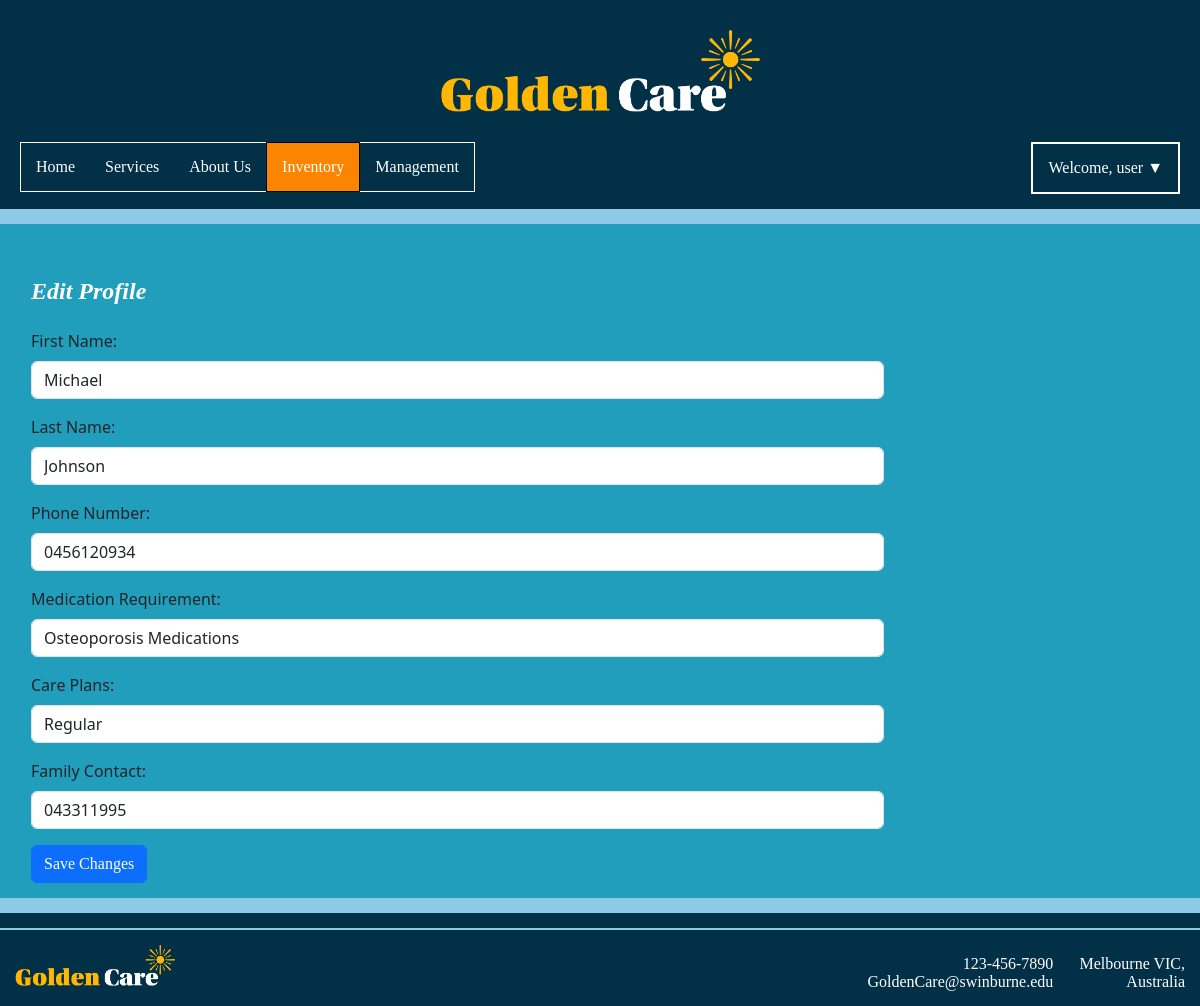
/editprofile.php (signed in), run on the app's committed database.
### tables this page shows
CREATE TABLE `patients` (
  `PatientID` int(11) NOT NULL,
  `FirstName` varchar(255) DEFAULT NULL,
  `LastName` varchar(255) DEFAULT NULL,
  `PhoneNumber` varchar(20) DEFAULT NULL,
  `CarePlans` enum('Basic','Regular','Premium','') DEFAULT NULL,
  `MedicationRequirements` varchar(255) DEFAULT NULL,
  `FamilyContacts` varchar(255) DEFAULT NULL,
  `username` varchar(255) DEFAULT NULL
);

### editprofile.php (the view, shortened to what this page needs)
<?php
require_once("settings.php");
$firstName = $lastName = $phoneNumber = $medicationRequirement = $carePlans = $familyContact = "";
if ($_SERVER["REQUEST_METHOD"] != "POST") {
    $username = $_SESSION['username'];
    $sql = "SELECT * FROM patients WHERE Username = ?";
    $stmt = $conn->prepare($sql);
    $stmt->bind_param("s", $username);
    $stmt->execute();
    $result = $stmt->get_result();
    if ($result->num_rows > 0) {
        $row = $result->fetch_assoc();
        $firstName = $row['FirstName'];
        $lastName = $row['LastName'];
        $phoneNumber = $row['PhoneNumber'];
        $medicationRequirement = $row['MedicationRequirements'];
        $carePlans = $row['CarePlans'];
        $familyContact = $row['FamilyContacts'];
    }
}
?>
<!DOCTYPE html>
<html lang="en">
<head>
    <link href="https://cdn.jsdelivr.net/npm/bootstrap@5.3.3/dist/css/bootstrap.min.css" rel="stylesheet"
>
	<link type="text/css" rel="stylesheet" href="./style/style.css">
		<link type="text/css" rel="stylesheet" href="./style/second.css">
</head>
<body>
	<div class="page-container management">
		<header>
			<div class="header-content-wrapper">
				<div class="website-title-wrapper">
					<a class="website-title logo" href="./home.html"><img src="./images/Golden_Care_logo_white.png"
							alt="Golden Care"></a>
				</div>
				<div class="navigation-wrapper">
					<nav>
						<div>
							<a href="./index.php" title="Home">
								<button href="./index.php">Home</button>
							</a>
						</div>
						<div>
							<a href="services.php"><button href="./services.php">Services</button></a>
						</div>
						<div class="dropdown">
							<a title="About Us">
								<button>About Us</button>
							</a>
						</div>
						<div class="current-page">
                             <a href="inventory.php"><button href="./inventory.php">Inventory</button></a>
						</div>
						<div>
							<a href="management.php"><button href="./management.php">Management</button></a>
						</div>
						<div id="signin">
							<?php if (!empty($_SESSION['username'])): ?>
								<div class="user-info-dropdown">
									<button onclick="toggleDropdown()">Welcome, <?php echo htmlspecialchars($_SESSION['username']); ?> ▼</button>
								</div>
							<?php else: ?>
								<a href="login.php" class="nav-link"><button>Sign In / Up</button></a>
							<?php endif; ?>
						</div>
					</nav>
				</div>
			</div>
		</header>
		<main>
			<div class="main-content-wrapper">
				<div class="main-column-1">
                    <div class="container mt-5">
                        <h2>Edit Profile</h2>
                        <form action="<?php echo htmlspecialchars($_SERVER["PHP_SELF"]); ?>" method="post">
                            <div class="mb-3">
                                <label for="firstName" class="form-label">First Name:</label>
                                <input type="text" class="form-control" id="firstName" name="firstName" value="<?php echo $firstName; ?>" required>
                            </div>
                            <div class="mb-3">
                                <label for="lastName" class="form-label">Last Name:</label>
                                <input type="text" class="form-control" id="lastName" name="lastName" value="<?php echo $lastName; ?>" required>
                            </div>
                            <div class="mb-3">
                                <label for="phoneNumber" class="form-label">Phone Number:</label>
                                <input type="text" class="form-control" id="phoneNumber" name="phoneNumber" value="<?php echo $phoneNumber; ?>" required>
                            </div>
                            <div class="mb-3">
                                <label for="medicationRequirement" class="form-label">Medication Requirement:</label>
                                <input type="text" class="form-control" id="medicationRequirement" name="medicationRequirement" value="<?php echo $medicationRequirement; ?>" required>
                            </div>
                            <div class="mb-3">
                                <label for="carePlans" class="form-label">Care Plans:</label>
                                <select class="form-control" id="carePlans" name="carePlans" required>
                                    <option value="Regular" <?php echo ($carePlans == 'Regular') ? 'selected' : ''; ?>>Regular</option>
                                </select>
                            </div>
                            <div class="mb-3">
                                <label for="familyContact" class="form-label">Family Contact:</label>
                                <input type="text" class="form-control" id="familyContact" name="familyContact" value="<?php echo $familyContact; ?>" required>
                            </div>
                            <button type="submit" class="btn btn-primary">Save Changes</button>
                        </form>
                    </div>
			</div>
		</main>
		<footer>
			<div class="footer-content-wrapper">
				<div class="footer-divider">
				</div>
				<div class="footer-bottom-wrapper">
					<div class="footer-bottom-left-wrapper">
						<a class="footer-title logo" href="./home.html"><img src="./images/Golden_Care_logo_white.png"
								alt="Golden Care"></a>
					</div>
					<div class="footer-bottom-centre-wrapper">
						<p>123-456-7890</p>
						<p>GoldenCare@swinburne.edu</p>
					</div>
					<div class="footer-bottom-right-wrapper">
						<p>Melbourne VIC, Australia</p>
					</div>
				</div>
			</div>
		</footer>
	</div>
</body>
</html>

### style/style.css (style rules this page uses)
body { margin: 0px; background-color: #023047; }
div.page-container { background-color: #8ecae6; }
header { display: flex; justify-content: center; margin: 0 0 15px 0; background-color: #023047; }
div.header-content-wrapper { display: flex; flex-direction: column; row-gap: 15px; width: 100%; padding: 30px 0 0 0; }
main { display: flex; justify-content: center; margin: 0 0 15px 0; }
div.main-content-wrapper { display: flex; column-gap: 15px; width: 100%; padding: 5px 0 15px 0; background-color: #219ebc; }
footer { display: flex; justify-content: center; background-color: #023047; }
div.footer-content-wrapper { display: flex; flex-direction: column; align-items: center; width: 100%; padding: 15px 0; }
@media screen and (min-width: 1200px) { div.header-content-wrapper, div.main-content-wrapper, div.aside-content-wrapper, div.footer-content-wrapper { width: 1200px; } }
div.website-title-wrapper { align-self: center; }
a.website-title img { width: 20em; vertical-align: revert; }
nav { width: 100%; }
nav div:not(.dropdown-content) { float: left; display: block; text-align: center; text-decoration: none; border-style: solid; border-width: 1px 0 1px 0; border-color: #fff }
nav div:not(.dropdown-content) a { width: 100%; text-decoration: none; }
nav div:not(.dropdown-content) button { width: 100%; padding: 15px; background-color: #023047; border: none; cursor: pointer; }
nav div:not(.dropdown-content):first-of-type { border-style: solid; border-width: 1px 0 1px 1px; }
nav div:not(.dropdown-content):nth-last-of-type(2) { border-style: solid; border-width: 1px 1px 1px 0; }
nav div:not(.dropdown-content):last-of-type { float: right; border-style: solid; border-width: 1px; }
nav div.current-page { background-color: #fb8500; border-style: solid; border-width: 1px; border-color: #000; }
nav div.current-page button { background-color: #fb8500; color: #fff !important; }
div.main-column-1 { width: 75%; padding: 0 0 0 15px; }
p, p input, button, a, td, th, li, .images, h1, h2, h3 { color: #fff; font-family: "Lora", serif !important; }
p, p input, button, a, td, th, li, .images { font-size: 1em; margin: 0; font-style: normal; }
h2 { font-size: 1.5em; margin: 0 0 1em 0; font-weight: bold; font-style: italic; }
div.footer-divider { width: 100%; margin: 0 0 15px 0; border-style: solid; border-width: 1px; border-color: #8ecae6; }
div.footer-bottom-wrapper { display: flex; align-items: end; column-gap: 15px; width: 100%; }
footer p { margin: 0; line-height: normal; }
a.footer-title img { width: 10em; }
div.footer-bottom-wrapper p { color: #fff; }
div.footer-bottom-left-wrapper { width: 100%; margin: 0 0 0 15px; }
div.footer-bottom-centre-wrapper { text-align: right; }
div.footer-bottom-right-wrapper { text-align: right; margin: 0 15px 0 0; }
html { box-sizing: border-box; }
*, *:before, *:after { box-sizing: inherit; }
.container { padding: 0 16px; }
.container::after, .Staff::after { content: ""; clear: both; display: table; }

### style/second.css (style rules this page uses)
.navigation-wrapper { padding: 0 20px; }
#signin .user-info-dropdown { position: relative; display: inline-block; }
header { padding-bottom: 15px; line-height: normal; }

### data on the page
patients: firstName "Michael", lastName "Johnson", phoneNumber "0456120934", medicationRequirement "Osteoporosis Medications", carePlans "Regular", familyContact "043311995"

### other printed values
$_SESSION['username'] "user"
